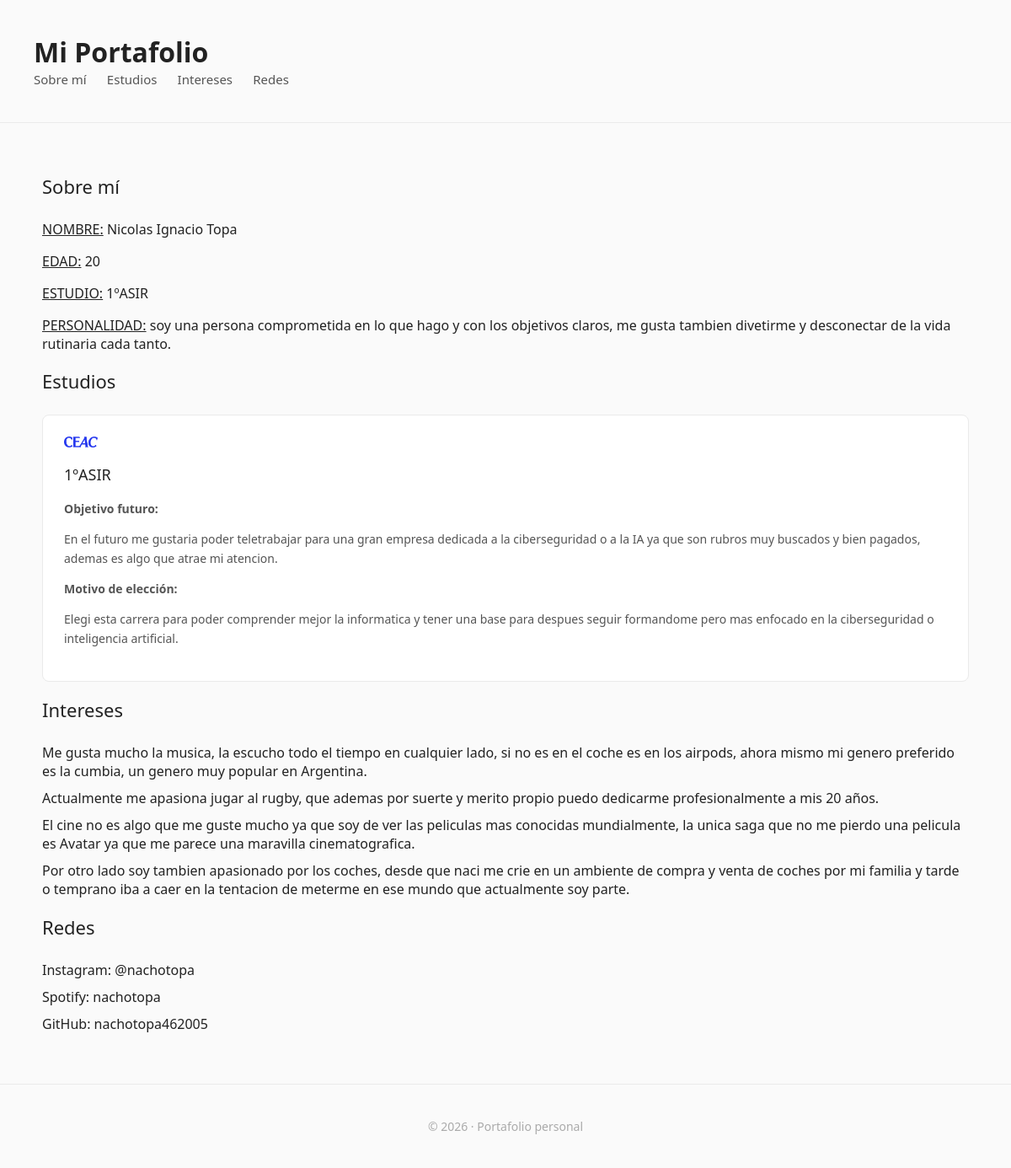
The page / on the database its author committed.
### tables this page shows
CREATE TABLE "sobremi" (
	"nombre"	TEXT,
	"edad"	TEXT,
	"que_estudias"	TEXT,
	"descripcion_de_personalidad_breve"	TEXT,
	PRIMARY KEY("nombre")
);

CREATE TABLE "estudios" (
	"estudio_actual"	TEXT,
	"objetivo_futuro"	TEXT,
	"motivo_de_eleccion_de_carrera"	TEXT,
	PRIMARY KEY("estudio_actual")
);

CREATE TABLE "intereses" (
	"musica"	TEXT,
	"deportes"	TEXT,
	"cine_series"	TEXT,
	"intereses_generales"	TEXT,
	PRIMARY KEY("deportes")
);

CREATE TABLE "redes" (
	"instagram"	TEXT,
	"spotify"	TEXT,
	"github"	TEXT,
	PRIMARY KEY("instagram")
);

### mi portafolio/2 trimestral/miblog.py (the view)
@app.get("/")
def inicio():
    conexion = sqlite3.connect("miportafolio.db")
    conexion.row_factory = sqlite3.Row
    cursor = conexion.cursor()
    cursor.execute("SELECT * FROM sobremi")
    sobremi = [dict(fila) for fila in cursor.fetchall()]
    cursor.execute("SELECT * FROM estudios")
    estudios = [dict(fila) for fila in cursor.fetchall()]
    cursor.execute("SELECT * FROM intereses")
    intereses = [dict(fila) for fila in cursor.fetchall()]
    cursor.execute("SELECT * FROM redes")
    redes = [dict(fila) for fila in cursor.fetchall()]
    conexion.close()
    print(sobremi)
    print(estudios)
    print(intereses)
    print(redes)
    return render_template(
        "portafolio.html",
        sobremi=sobremi,
        estudios=estudios,
        intereses=intereses,
        redes=redes
    )

### mi portafolio/2 trimestral/templates/portafolio.html (shortened to what this page needs)
<!DOCTYPE html>
<html lang="es">
<head>
    <link rel="stylesheet" href="{{ url_for('static', filename='estilos.css') }}">
</head>
<body>
<header>
    <h1>Mi Portafolio</h1>
    <nav>
        <a href="#sobremi">Sobre mí</a>
        <a href="#estudios">Estudios</a>
        <a href="#intereses">Intereses</a>
        <a href="#redes">Redes</a>
    </nav>
</header>
<div class="container">
    <section id="sobremi">
        <h2>Sobre mí</h2>
        {% for item in sobremi %}
            <p><u>NOMBRE:</u> {{ item.nombre }}</p>
            <p><u>EDAD:</u> {{ item.edad }}</p>
            <p><u>ESTUDIO:</u> {{ item.que_estudias }}</p>
            <p><u>PERSONALIDAD:</u> {{ item.descripcion_de_personalidad_breve }}</p>
        {% endfor %}
    </section>
  <section id="estudios">
    <h2>Estudios</h2>
    <div class="grid">
        {% for estudio in estudios %}
            <div class="card estudio-card">
                <img src="{{ url_for('static', filename='ceac.png') }}" alt="Logo CEAC" class="logo-estudio">
                <h3>{{ estudio.estudio_actual }}</h3>
                <p><strong>Objetivo futuro:</strong></p>
                <p>{{ estudio.objetivo_futuro }}</p>
                <p><strong>Motivo de elección:</strong></p>
                <p>{{ estudio.motivo_de_eleccion_de_carrera }}</p>
            </div>
        {% endfor %}
    </div>
</section>
    <section id="intereses">
        <h2>Intereses</h2>
        <ul>
            {% for interes in intereses %}
                <li>{{ interes.musica }}</li>
                <li>{{ interes.deportes }}</li>
                <li>{{ interes.cine_series }}</li>
                <li>{{ interes.intereses_generales }}</li>
            {% endfor %}
        </ul>
    </section>
    <section id="redes">
        <h2>Redes</h2>
        <ul>
            {% for red in redes %}
                <li>Instagram: {{ red.instagram }}</li>
                <li>Spotify: {{ red.spotify }}</li>
                <li>GitHub: {{ red.github }}</li>
            {% endfor %}
        </ul>
    </section>
</div>
<footer>
    © 2026 · Portafolio personal
</footer>
</body>
</html>

### mi portafolio/2 trimestral/static/estilos.css (style rules this page uses)
body { margin: 0; font-family: system-ui, -apple-system, BlinkMacSystemFont, sans-serif; background-color: #fafafa; color: #222; }
header { padding: 40px; border-bottom: 1px solid #eaeaea; }
header h1 { margin: 0; font-size: 32px; font-weight: 600; }
nav a { margin-right: 20px; text-decoration: none; color: #555; font-size: 15px; }
.container { max-width: 1100px; margin: 60px auto; padding: 0 20px; }
h2 { font-size: 22px; margin-bottom: 25px; font-weight: 500; }
.grid { display: grid; grid-template-columns: repeat(auto-fit, minmax(260px, 1fr)); gap: 30px; }
.card { padding: 25px; border: 1px solid #eaeaea; border-radius: 8px; background-color: #fff; }
.card h3 { margin-top: 0; font-size: 18px; font-weight: 500; }
.card p { font-size: 14px; color: #555; line-height: 1.6; }
ul { padding: 0; list-style: none; }
ul li { margin-bottom: 10px; }
footer { text-align: center; padding: 40px; font-size: 14px; color: #aaa; border-top: 1px solid #eaeaea; }
.estudio-card { position: relative; }
.logo-estudio { width: 40px; height: auto; margin-bottom: 15px; opacity: 0.85; }

### rows shown on the page
sobremi: nombre "Nicolas Ignacio Topa", edad "20", que_estudias "1ºASIR", descripcion_de_personalidad_breve "soy una persona comprometida en lo que hago y con los objetivos claros, me gusta tambien divetirme y desconectar de la vida rutinaria cada tanto."
estudios: estudio_actual "1ºASIR", objetivo_futuro "En el futuro me gustaria poder teletrabajar para una gran empresa dedicada a la ciberseguridad o a la IA ya que son rubros muy buscados y bien pagados, ademas es algo que atrae mi atencion.", motivo_de_eleccion_de_carrera "Elegi esta carrera para poder comprender mejor la informatica y tener una base para despues seguir formandome pero mas enfocado en la ciberseguridad o inteligencia artificial."
intereses: musica "Me gusta mucho la musica, la escucho todo el tiempo en cualquier lado, si no es en el coche es en los airpods, ahora mismo mi genero preferido es la cumbia, un genero muy popular en Argentina.", deportes "Actualmente me apasiona jugar al rugby, que ademas por suerte y merito propio puedo dedicarme profesionalmente a mis 20 años.", cine_series "El cine no es algo que me guste mucho ya que soy de ver las peliculas mas conocidas mundialmente, la unica saga que no me pierdo una pelicula es Avatar ya que me parece una maravilla cinematografica.", intereses_generales "Por otro lado soy tambien apasionado por los coches, desde que naci me crie en un ambiente de compra y venta de coches por mi familia y tarde o temprano iba a caer en la tentacion de meterme en ese mundo que actualmente soy parte."
redes: instagram "@nachotopa", spotify "nachotopa", github "nachotopa462005"
